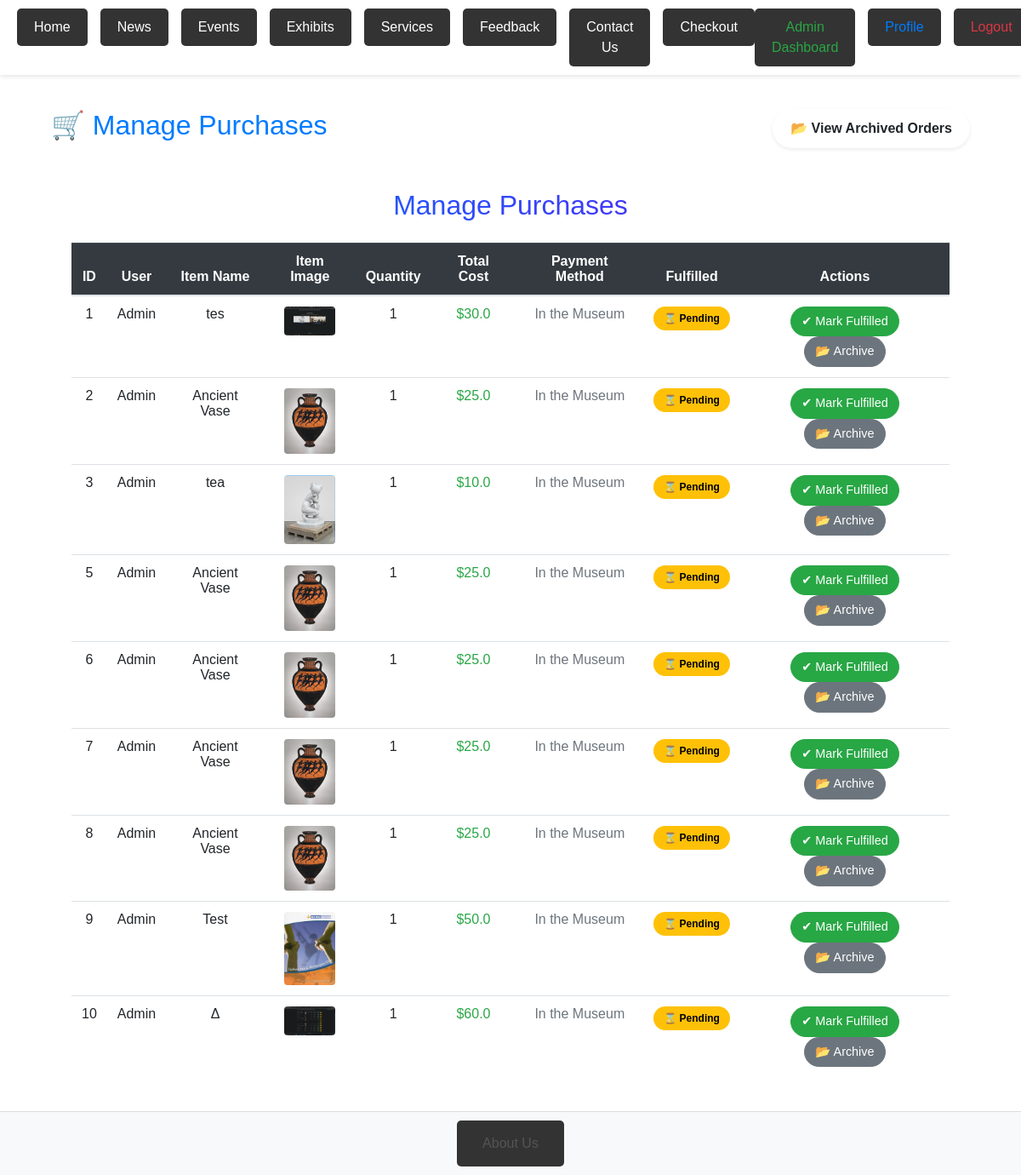
Before: /admin/purchases (signed in) with the older database file.
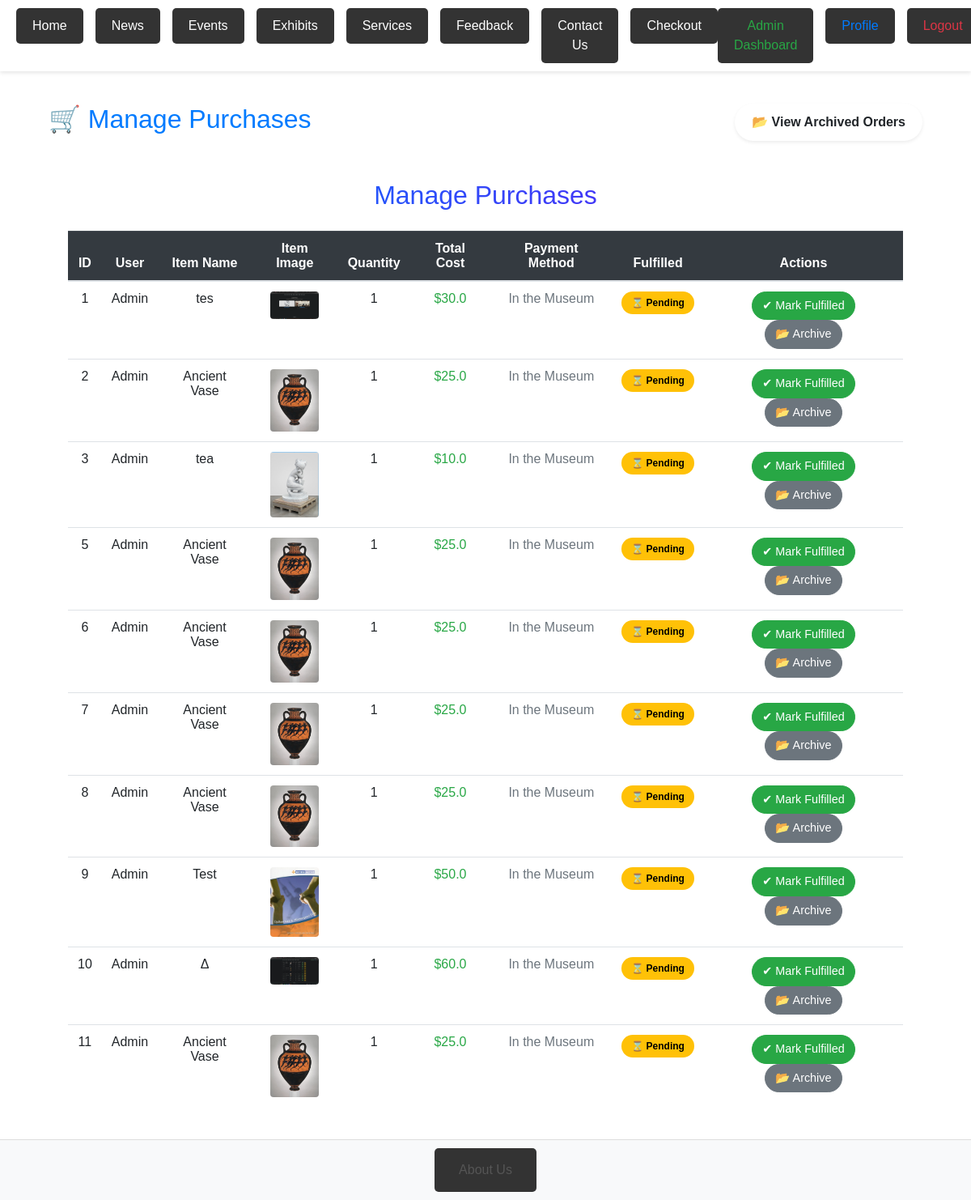
After: the same page with the newer database file.
### server.py (models this page shows, shortened)
class Ticket(db.Model):
    id = db.Column(db.Integer, primary_key=True)
    user_id = db.Column(db.Integer, db.ForeignKey('user.id'), nullable=False)
    item_id = db.Column(db.Integer, nullable=False)
    quantity = db.Column(db.Integer, nullable=False)
    payment_method = db.Column(db.String(50), nullable=False)
    address = db.Column(db.String(255), nullable=True)
    total_cost = db.Column(db.Float, nullable=False)
    fulfilled = db.Column(db.Boolean, default=False)
    archived = db.Column(db.Boolean, default=False)

class User(db.Model, UserMixin):
    id = db.Column(db.Integer, primary_key=True)
    username = db.Column(db.String(80), unique=True, nullable=False)
    email = db.Column(db.String(120), unique=True, nullable=False)
    password = db.Column(db.String(200), nullable=False)
    is_admin = db.Column(db.Boolean, default=False)

class Event(db.Model):
    id = db.Column(db.Integer, primary_key=True)
    title = db.Column(db.String(200), nullable=False)
    description = db.Column(db.Text, nullable=False)
    date = db.Column(db.Date, nullable=False)
    image_path = db.Column(db.String(255), nullable=False)
    price = db.Column(db.Float, nullable=True)

### server.py (the view, shortened to what this page needs)
@app.route('/admin/purchases', methods=['GET', 'POST'])
@login_required
@admin_required
def manage_purchases():
    show_archived = request.args.get('archived', 'false').lower() == 'true'
    tickets = Ticket.query.filter(Ticket.fulfilled == (True if show_archived else False)).all()
    tickets_with_details = []
    for ticket in tickets:
        user = User.query.get(ticket.user_id)
        event = Event.query.get(ticket.item_id)
        if event:
            normalized_title = event.title.lower().replace(" ", "_") + ".jpg"
            image_path = f"uploads/{normalized_title}"
            if event.image_path:
                image_path = event.image_path
            elif os.path.exists(os.path.join(app.root_path, 'static', image_path)):
                image_path = image_path
            else:
                image_path = None
            item = {
                'title': event.title,
                'image': image_path
            }
        else:
            item = {
                'title': 'Unknown Item',
                'image': None
            }
        tickets_with_details.append((ticket, user, item))
    return render_template('manage_purchases.html', tickets=tickets_with_details, show_archived=show_archived)

### server.py (called while the page is built)
def admin_required(f):
    @wraps(f)
    def decorated_function(*args, **kwargs):
        if not current_user.is_authenticated or not current_user.is_admin:
            abort(403)
        return f(*args, **kwargs)
    return decorated_function

@login_manager.user_loader
def load_user(user_id):
    return db.session.get(User, int(user_id))

### templates/manage_purchases.html (shortened to what this page needs)
{% extends "base.html" %}
{% block content %}
<div class="container mt-5">
    <div class="d-flex justify-content-between align-items-center mb-4">
        <h2 class="fw-bold text-{{ 'secondary' if show_archived else 'primary' }}">
            {{ '📦 Archived Orders' if show_archived else '🛒 Manage Purchases' }}
        </h2>
        <a href="{{ url_for('manage_purchases', archived=not show_archived) }}"
           class="btn toggle-btn shadow-sm">
            {{ '🔄 View Active Orders' if show_archived else '📂 View Archived Orders' }}
        </a>
    </div>
    <div class="table-responsive glass-effect p-4 rounded-4">
        <h2 class="text-center text-gradient fw-bold mb-4">Manage Purchases</h2>
        <table class="table table-hover align-middle text-center">
            <thead class="table-dark">
                <tr>
                    <th>ID</th>
                    <th>User</th>
                    <th>Item Name</th>
                    <th>Item Image</th>
                    <th>Quantity</th>
                    <th>Total Cost</th>
                    <th>Payment Method</th>
                    <th>Fulfilled</th>
                    <th>Actions</th>
                </tr>
            </thead>
            <tbody>
                {% for ticket, user, item in tickets %}
                <tr class="hover-effect">
                    <td class="fw-bold">{{ ticket.id }}</td>
                    <td class="fw-semibold">{{ user.username }}</td>
                    <td>{{ item.title if item else 'Unknown Item' }}</td>
                    <td>
                        {% if item.image %}
                            <img src="{{ url_for('static', filename=item.image.replace('static/', '')) }}"
                                 alt="{{ item.title if item else 'No Image' }}" class="rounded item-img">
                        {% endif %}
                    </td>
                    <td class="fw-bold">{{ ticket.quantity }}</td>
                    <td class="fw-bold text-success">${{ ticket.total_cost }}</td>
                    <td class="text-muted">{{ ticket.payment_method }}</td>
                    <td>
                        {% if ticket.fulfilled %}
                            <span class="badge fulfilled-badge">✔ Fulfilled</span>
                        {% else %}
                            <span class="badge pending-badge">⌛ Pending</span>
                        {% endif %}
                    </td>
                    <td>
                        {% if not show_archived %}
                            {% if not ticket.fulfilled %}
                            <form method="POST" class="d-inline">
                                <button type="submit" class="btn action-btn btn-success">✔ Mark Fulfilled</button>
                            </form>
                            {% endif %}
                            <form method="POST" class="d-inline">
                                <button type="submit" class="btn action-btn btn-secondary">📂 Archive</button>
                            </form>
                        {% else %}
                            <form method="POST" class="d-inline">
                                <input type="hidden" name="ticket_id" value="{{ ticket.id }}">
                                <input type="hidden" name="action" value="unarchive">
                                <button type="submit" class="btn action-btn btn-warning">📤 Unarchive</button>
                            </form>
                        {% endif %}
                    </td>
                </tr>
                {% endfor %}
            </tbody>
        </table>
    </div>
</div>
{% endblock %}

### templates/base.html (shortened to what this page needs)
<html lang="en">
<head>
    <link rel="stylesheet" href="{{ url_for('static', filename='styles.css') }}">
    <link rel="stylesheet" href="https://maxcdn.bootstrapcdn.com/bootstrap/4.5.2/css/bootstrap.min.css">
</head>
<body>
    <nav>
        <ul style="list-style: none; margin: 0 auto; padding: 0; display: flex; gap: 15px; justify-content: center;">
            <li><a href="{{ url_for('home') }}">Home</a></li>
            <li><a href="{{ url_for('news') }}">News</a></li>
            <li><a href="{{ url_for('events') }}">Events</a></li>
            <li><a href="{{ url_for('exhibits') }}">Exhibits</a></li>
            <li><a href="{{ url_for('services') }}">Services</a></li>
            <li><a href="{{ url_for('feedback') }}">Feedback</a></li>
            <li><a href="{{ url_for('contact') }}">Contact Us</a></li>
            <li><a href="{{ url_for('checkout', item_id=1) }}">Checkout</a></li>
        </ul>
        <ul style="list-style: none; margin: 0; padding: 0; display: flex; gap: 15px;">
            {% if current_user.is_authenticated %}
                {% if current_user.is_admin %}
                    <li>
                        <a href="{{ url_for('admin_dashboard') }}" style="color: #28a745;">
                            Admin Dashboard
                        </a>
                    </li>
                {% endif %}
                <li><a href="{{ url_for('profile') }}" style="color: #007bff;">Profile</a></li>
                <li><a href="{{ url_for('logout') }}" style="color: rgb(220, 53, 69);">Logout</a></li>
            {% else %}
                <li><a href="{{ url_for('login') }}" style="color: rgb(220, 53, 69);">Login</a></li>
                <li><a href="{{ url_for('register') }}" style="color: #17a2b8;">Register</a></li>
            {% endif %}
        </ul>
    </nav>
    <div class="container" style="margin-top: 80px;">
        {% block content %}
        {% endblock %}
    </div>
    <footer>
        <a href="{{ url_for('about') }}">About Us</a>
    </footer>
</body>
</html>

### static/styles.css (style rules this page uses)
* { margin: 0; padding: 0; box-sizing: border-box; }
body, html { height: 100%; font-family: Arial, sans-serif; line-height: 1.6; }
body { display: flex; flex-direction: column; min-height: 100vh; background-color: #f4f4f4; }
nav { background-color: #333; padding: 15px 30px; text-align: center; }
nav ul { display: flex; justify-content: center; gap: 10px; list-style: none; margin: 0; padding: 0; }
nav ul li { display: inline-block; }
nav ul li a { color: white; text-decoration: none; font-size: 16px; padding: 10px 20px; background-color: #333; border-radius: 5px; transition: background-color 0.3s ease, transform 0.2s ease; display: inline-block; }
footer { background-color: #f8f8f8; color: #555; text-align: center; padding: 20px 10px; border-top: 1px solid #ddd; margin-top: auto; }
footer a { color: white; text-decoration: none; font-size: 16px; background-color: #333; padding: 15px 30px; border-radius: 5px; transition: background-color 0.3s ease; display: inline-block; }

### templates/base.html (style rules this page uses)
body { font-family: Arial, sans-serif; margin: 0; padding: 0; display: flex; flex-direction: column; min-height: 100vh; }
.container { flex: 1; }
footer { text-align: center; background-color: #f8f9fa; padding: 10px; margin-top: auto; }
footer a { text-decoration: none; color: inherit; }
nav { position: fixed; top: 0; width: 100%; background-color: #ffffff; color: #333; z-index: 1000; display: flex; align-items: center; padding: 10px 20px; box-shadow: 0 2px 5px rgba(0, 0, 0, 0.1); transition: background 0.3s ease-in-out; }
nav a { padding: 10px; text-decoration: none; font-weight: 500; color: #333; transition: color 0.3s ease-in-out; }

### templates/manage_purchases.html (style rules this page uses)
.glass-effect { background: rgba(255, 255, 255, 0.15); backdrop-filter: blur(10px); border-radius: 12px; }
.text-gradient { background: linear-gradient(to right, #007bff, #6610f2); -webkit-background-clip: text; -webkit-text-fill-color: transparent; }
.toggle-btn { padding: 10px 20px; font-weight: bold; border-radius: 50px; transition: 0.3s ease-in-out; }
.pending-badge { background-color: #ffc107; color: black; padding: 8px 12px; border-radius: 20px; font-weight: bold; }
.item-img { width: 60px; height: auto; border-radius: 10px; transition: 0.3s ease-in-out; }
.action-btn { border-radius: 20px; font-size: 0.9rem; padding: 6px 12px; transition: all 0.3s; }

Changed rows visible on the page:
added Ticket: id "11", username "Admin", title "Ancient Vase", image_path (picture), quantity "1", total_cost "25.0", payment_method "In the Museum", fulfilled "⌛ Pending"
